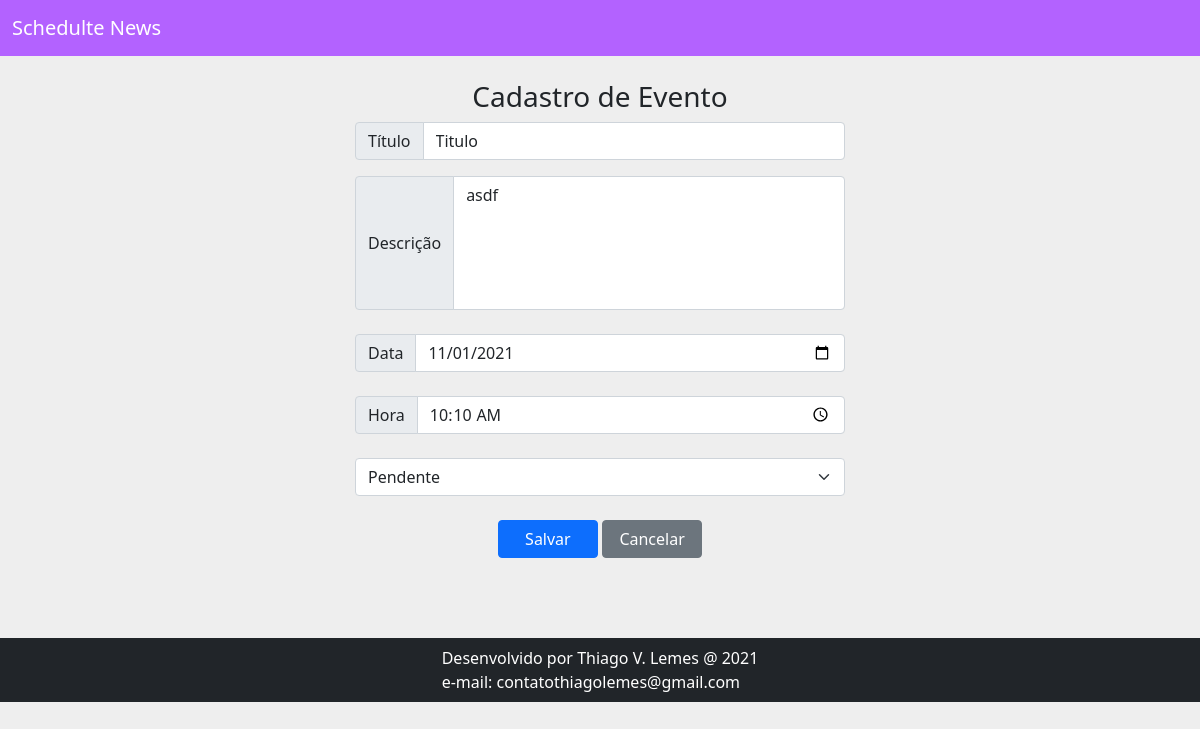
/evento/editar/?id_evento=38 (signed in), run on the app's committed database.
### core/models/evento.py (models this page shows, shortened)
class Evento(models.Model):
    status_evento = (
        ('P', 'Pendente'),
        ('C', 'Concluído')
    )
    titulo = models.CharField(max_length=100)
    descricao = models.TextField(blank=True, null=True)
    data_evento = DateTimeField(verbose_name='DATA DO EVENTO')
    data_criacao = DateTimeField(verbose_name='DATA DE CRIAÇÃO', auto_now=True)
    status = models.CharField(blank=True, null=True, choices=status_evento, max_length=1)
    usuario = models.ForeignKey(User, on_delete=models.CASCADE) # chave estrangeira
    class Meta:
        db_table = 'evento'
    def get_data_evento_input(self):
        return self.data_evento.strftime('%Y-%m-%d')
    def get_data_evento_input_hora(self):
        hs = self.data_evento - datetime.timedelta(hours=3)
        return hs.strftime("%H:%M")

### core/views/view_crud.py (the view)
# urls.py: path('evento/editar/', view_crud.editar),
@login_required(login_url='/login/')
def editar(request):
    id_evento = request.GET.get('id_evento')
    dados = {}
    if id_evento:
        dados['evento'] = Evento.objects.get(id=id_evento)
    return render(request, 'evento.html', dados)

### templates/evento.html (shortened to what this page needs)
{% extends "model-page.html" %}
{% load static%}
{% block content %}
<div style="margin-bottom: 80px;">
<div class="container-fluid" align="center">
    <div class="adicionar col-5">
        <h3>Cadastro de Evento</h3>
        <form action="/salvar" method="POST">{% csrf_token %}
            <div class="input-group mb-3">
                <span class="input-group-text" id="basic-addon1">Título</span>
                <input type="text" class="form-control" placeholder="Digite o Título" aria-label="Username"
                    aria-describedby="basic-addon1" name="titulo" value="{{ evento.titulo }}">
            </div>
            <div class="input-group">
                <span class="input-group-text">Descrição</span>
                <textarea class="form-control" rows="5" aria-label="With textarea" style="resize: none;" name="descricao">{{ evento.descricao }}</textarea>
            </div>
            <br>
            <div class="input-group">
                <span class="input-group-text">Data</span>
                <input type="date" class="form-control" name="data_evento" value="{{ evento.get_data_evento_input }}">
            </div>
            <br>
            <div class="input-group">
                <span class="input-group-text">Hora</span>
                <input type="time" class="form-control" name="hora" value="{{ evento.get_data_evento_input_hora }}">
            </div>
            <br>
            <div class="input-group">
            <select class="form-select" aria-label="Default select example" name="status">
                <option selected value="P">Pendente</option>
              </select>
            </div>
            <br>
            <div>
                <button type="submit" class="btn btn-primary" style="width: 100px;">Salvar</button>
                <a href="/home/">
                    <button type="button" class="btn btn-secondary" style="width: 100px;">Cancelar</button>
                </a>
            </div>
        </form>
    </div>
</div>
</div>
{% endblock %}

### static/css/evento.css (style rules this page uses)
body { background:#eee; }
a { color: #3498db; outline: none!important; }

### static/css/formulario.css (style rules this page uses)
.adicionar { margin-top: 5em; }

### data on the page
Evento: titulo "Titulo", descricao "asdf", data_evento "11/01/2021", hora "10:10"
